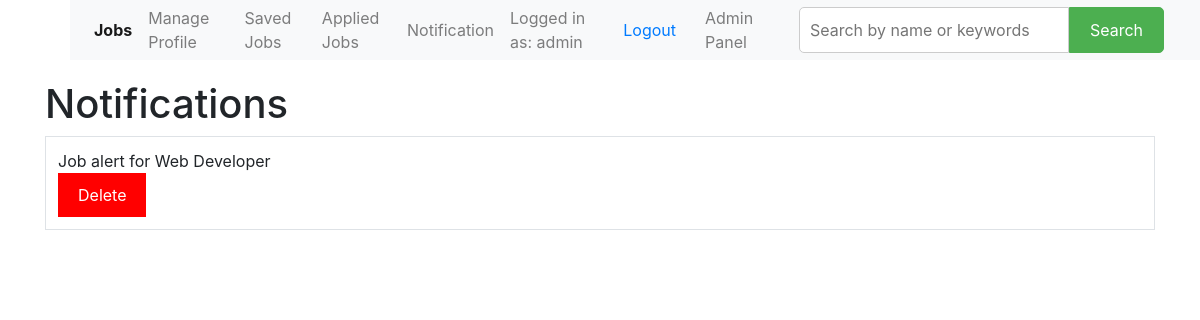
The page /notification/ (signed in) on the database as committed earlier.
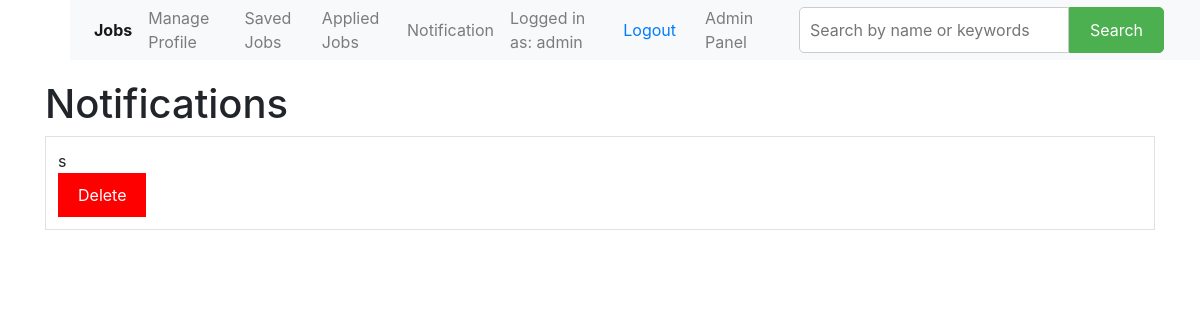
The same page on the database as committed later.
### maincode/models.py (models this page shows, shortened)
class notification_data(models.Model):
    text_notification = models.CharField(max_length=100)

### maincode/views.py (the view)
# urls.py: path('notification/',views.notificationpage,name='notificationpage'),
def notificationpage(request):
    if request.user.is_authenticated:
        ndata = notification_data.objects.all().order_by('-id')
        return render(request, 'base/notifications.html', {'notifydata': ndata})
    else:
        return redirect('login')

### templates/base/notifications.html (shortened to what this page needs)
{% extends '../base/base.html' %}
{% block content %}
    <div class="container">
        <h1>Notifications</h1>
            {% if notifydata %}
                <table class="notification-table">
                    <tbody>
                        {% for notifications in notifydata %}
                            <tr>
                                 <td>{{ notifications.text_notification }}
                                        {% if user.is_superuser %}
                                        <form method="post" action="{% url 'delete_notification' notifications.id %}">
                                        <button type="submit" class="delete-btnssss"
                                        style="background-color: red; color: white; border: none; padding: 10px 20px;">Delete</button>
                                        </form>
                                        {% endif %}
                        {% endfor %}
            {% endif %}
                                </td>
                            </tr>
            </tbody>
        </table>
    </div>
{% endblock %}

Rows that differ between the two databases and show on the page:
removed notification_data: text_notification "Job alert for Web Developer"
added notification_data: text_notification "s"
